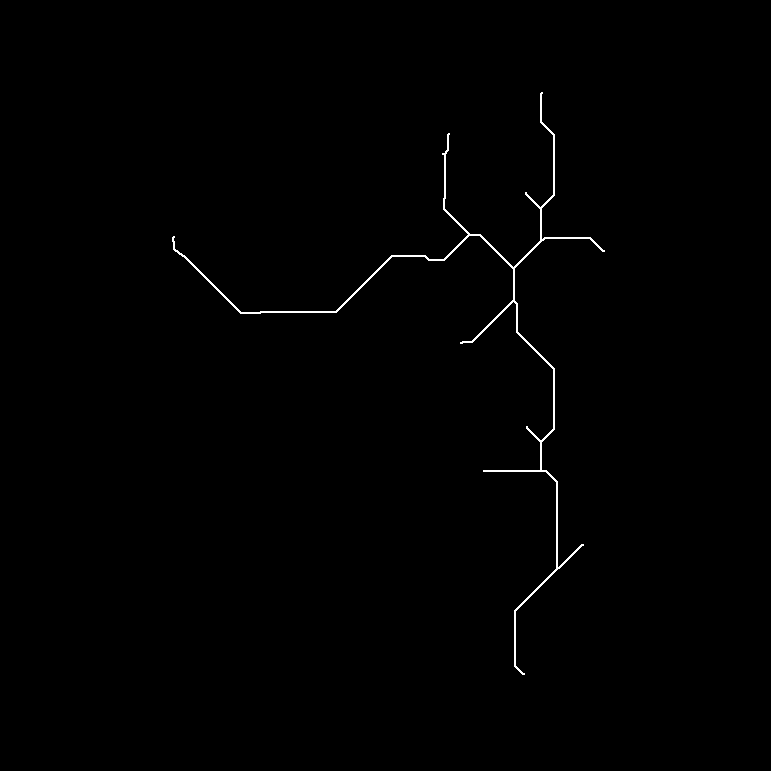
#> input picture ogm2pgbm/scripts/WavefrontCPP/map/test.png, 771 x 771 px
$ python wavefront_coverage_path_planner.py
#> lines starting #> are read from the running program, lines starting #| are printed output that depends on the picture; after the words box and inside, x2 and y2 are one past the last pixel; in counts of white or black regions, pixels touching at a corner belong together
#> in main, `img = plt.imread(os.path.join(dir_path, 'map', 'test.png'))`: img: shape (771, 771) float32; values 0 (black) and 1 (white), 0.51% white in thin lines or dots, all inside (x1, y1, x2, y2) = (172, 92, 605, 675)
#| (771, 771)
"""
Distance/Path Transform Wavefront Coverage Path Planner

author: Todd Tang
paper: Planning paths of complete coverage of an unstructured environment
         by a mobile robot - Zelinsky et.al.
link: http://pinkwink.kr/attachment/cfile3.uf@1354654A4E8945BD13FE77.pdf
"""

import os
import sys

import matplotlib.pyplot as plt
import numpy as np
from scipy import ndimage

do_animation = True

class WavefrontCPP:
    def __init__(self):
        pass

    def transform(
            self, grid_map, src, distance_type='chessboard',
            transform_type='path', alpha=0.01
    ):
        """transform

        calculating transform of transform_type from src
        in given distance_type

        :param grid_map: 2d binary map
        :param src: distance transform source
        :param distance_type: type of distance used
        :param transform_type: type of transform used
        :param alpha: weight of Obstacle Transform used when using path_transform
        """
#> called with src = (237, 172), distance_type = 'chessboard', transform_type = 'distance', alpha = 0.01

        print(grid_map.shape)
#| (771, 771)
        n_rows, n_cols = grid_map.shape
#> n_rows = 771; n_cols = 771

        if n_rows == 0 or n_cols == 0:
            sys.exit('Empty grid_map.')

        inc_order = [[0, 1], [1, 1], [1, 0], [1, -1],
                     [0, -1], [-1, -1], [-1, 0], [-1, 1]]
        if distance_type == 'chessboard':
            cost = [1, 1, 1, 1, 1, 1, 1, 1]
        elif distance_type == 'eculidean':
            cost = [1, np.sqrt(2), 1, np.sqrt(2), 1, np.sqrt(2), 1, np.sqrt(2)]
        else:
            sys.exit('Unsupported distance type.')

        transform_matrix = float('inf') * np.ones_like(grid_map, dtype=float)
        transform_matrix[src[0], src[1]] = 0

        if transform_type == 'distance':
            eT = np.zeros_like(grid_map)
        elif transform_type == 'path':
            eT = ndimage.distance_transform_cdt(1 - grid_map, distance_type)
        else:
            sys.exit('Unsupported transform type.')

        # set obstacle transform_matrix value to infinity
        for i in range(n_rows):
            for j in range(n_cols):
                if grid_map[i][j] == 1.0:
                    transform_matrix[i][j] = float('inf')
#> transform_matrix: shape (771, 771) float64; 100% of the values are NaN or infinite; the others: min 0, max 0, mean 0
        is_visited = np.zeros_like(transform_matrix, dtype=bool)
        is_visited[src[0], src[1]] = True
        traversal_queue = [src]
        calculated = [(src[0] - 1) * n_cols + src[1]]
#> calculated = [182128]

        def is_valid_neighbor(g_i, g_j):
            return 0 <= g_i < n_rows and 0 <= g_j < n_cols \
                   and not grid_map[g_i][g_j]

        while traversal_queue:
            i, j = traversal_queue.pop(0)
            for k, inc in enumerate(inc_order):
                ni = i + inc[0]
                nj = j + inc[1]
                if is_valid_neighbor(ni, nj):
                    is_visited[i][j] = True

                    # update transform_matrix
                    transform_matrix[i][j] = min(
                        transform_matrix[i][j],
                        transform_matrix[ni][nj] + cost[k] + alpha * eT[ni][nj])

                    if not is_visited[ni][nj] \
                            and ((ni - 1) * n_cols + nj) not in calculated:
                        traversal_queue.append((ni, nj))
                        calculated.append((ni - 1) * n_cols + nj)
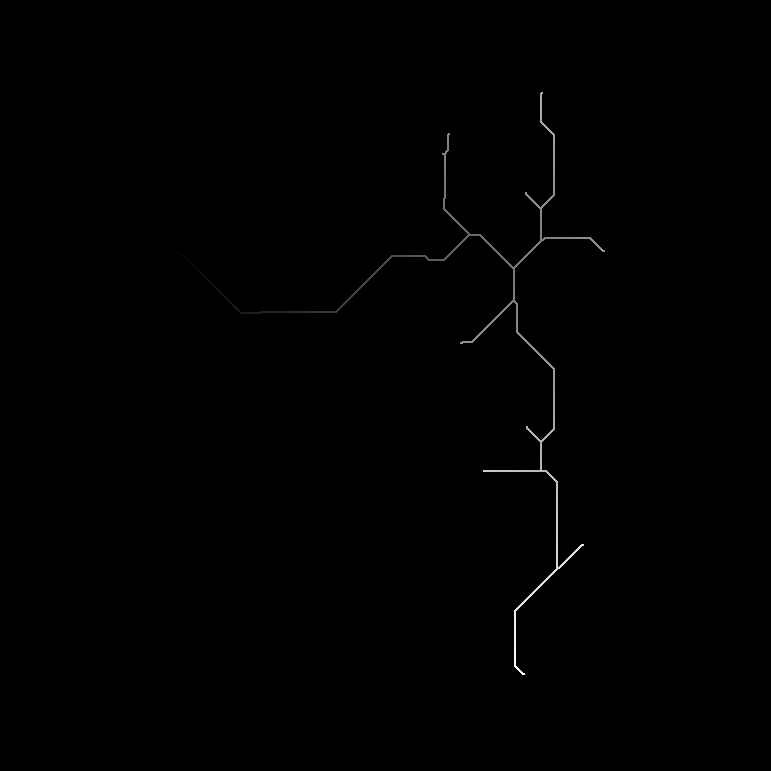
#> transform_matrix: shape (771, 771) float64; 99.49% of the values are NaN or infinite; the others: min 0, max 757, mean 399.2; drawn with min black, max white, NaN and infinite black
#> after the loop, traversal_queue = []

        #for x in (transform_matrix):
        #    print(x)
        return transform_matrix


    def get_search_order_increment(self, start, goal):
        if start[0] >= goal[0] and start[1] >= goal[1]:
            order = [[1, 0], [0, 1], [-1, 0], [0, -1],
                     [1, 1], [1, -1], [-1, 1], [-1, -1]]
        elif start[0] <= goal[0] and start[1] >= goal[1]:
            order = [[-1, 0], [0, 1], [1, 0], [0, -1],
                     [-1, 1], [-1, -1], [1, 1], [1, -1]]
        elif start[0] >= goal[0] and start[1] <= goal[1]:
            order = [[1, 0], [0, -1], [-1, 0], [0, 1],
                     [1, -1], [-1, -1], [1, 1], [-1, 1]]
        elif start[0] <= goal[0] and start[1] <= goal[1]:
            order = [[-1, 0], [0, -1], [0, 1], [1, 0],
                     [-1, -1], [-1, 1], [1, -1], [1, 1]]
        else:
            sys.exit('get_search_order_increment: cannot determine \
                start=>goal increment order')
        return order


    def wavefront(self, transform_matrix, start, goal):
        """wavefront

        performing wavefront coverage path planning

        :param transform_matrix: the transform matrix
        :param start: start point of planning
        :param goal: goal point of planning
        """
#> called with start = (93, 540), goal = (237, 172)

        path = []
        n_rows, n_cols = transform_matrix.shape

        def is_valid_neighbor(g_i, g_j):
            is_i_valid_bounded = 0 <= g_i < n_rows
            is_j_valid_bounded = 0 <= g_j < n_cols
            if is_i_valid_bounded and is_j_valid_bounded:
                return not is_visited[g_i][g_j] and \
                       transform_matrix[g_i][g_j] != float('inf')
            return False

        inc_order = self.get_search_order_increment(start, goal)

        current_node = start
        is_visited = np.zeros_like(transform_matrix, dtype=bool)

        while current_node != goal:
            i, j = current_node
            path.append((i, j))
            is_visited[i][j] = True

            max_T = float('-inf')
            i_max = (-1, -1)
            i_last = 0
            for i_last in range(len(path)):
                current_node = path[-1 - i_last]  # get latest node in path
                for ci, cj in inc_order:
                    ni, nj = current_node[0] + ci, current_node[1] + cj
                    if is_valid_neighbor(ni, nj) and \
                            transform_matrix[ni][nj] > max_T:
                        i_max = (ni, nj)
                        max_T = transform_matrix[ni][nj]

                if i_max != (-1, -1):
                    break

            if i_max == (-1, -1):
                break
            else:
                current_node = i_max
                if i_last != 0:
                    print('backtracing to', current_node)
        path.append(goal)

        return path


    def visualize_path(self, grid_map, start, goal, path, saveFlag=False):  # saveFlag##use this flag to control imshow or imsave
#> called with start = (93, 540), goal = (237, 172), saveFlag = True
        from PIL import Image
        import imageio
        import io
        oy, ox = start
        gy, gx = goal
        px, py = np.transpose(np.flipud(np.fliplr(path)))

        images = []
        k = 0
        do_animation = True
        if not do_animation:
            plt.imshow(grid_map, cmap='Greys')
            plt.plot(ox, oy, "-xy")
            plt.plot(px, py, "-r")
            plt.plot(gx, gy, "-pg")
            plt.show()
        else:
            for ipx, ipy in zip(px, py):
                if k%20 == 0:
                    plt.cla()
                    # for stopping simulation with the esc key.
                    plt.gcf().canvas.mpl_connect(
                        'key_release_event',
                        lambda event: [exit(0) if event.key == 'escape' else None])
                    plt.imshow(grid_map, cmap='Greys')
                    plt.plot(ox, oy, "-xb")
                    plt.plot(px, py, "-r")
                    plt.plot(gx, gy, "-pg")
                    plt.plot(ipx, ipy, "or")
                    plt.axis("equal")
                    plt.grid(True)
                    if saveFlag == False:
                        plt.pause(0.01)
                    else:
                        buf = io.BytesIO()
                        plt.savefig(buf, format='png')
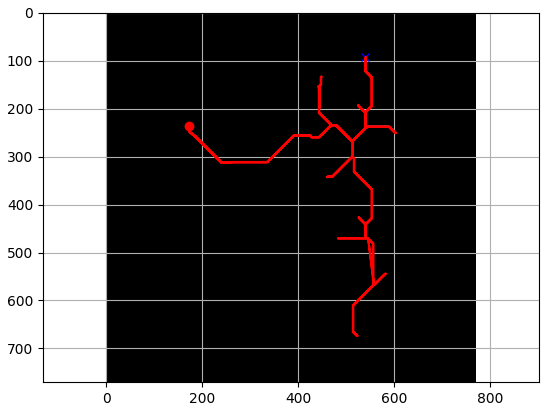
#> figure drawn by matplotlib, 1 panel
                        plt.close()
                        im = Image.open(buf)
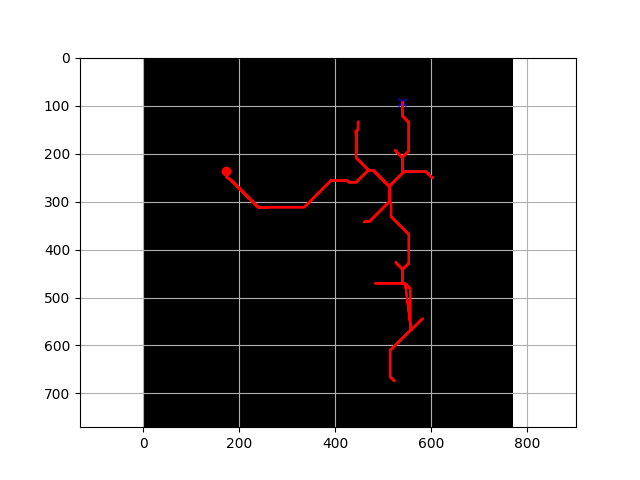
#> im: PIL image 640x480 RGBA; mean R, G, B, A 143.5, 141.7, 141.7, 255
                        images.append(im)
                k = k + 1
            if saveFlag == True:
                imageio.mimsave('./demo.gif', images, fps=24)

def main():
    dir_path = os.path.dirname(os.path.realpath(__file__))
    img = plt.imread(os.path.join(dir_path, 'map', 'test.png'))
    img = 1 - img  # revert pixel values

    img[img<0.2] = 0

    print(img.shape)
    start = (93, 540)
    goal = (237, 172)
    #goal = (240,540)

    planner = WavefrontCPP()
    # distance transform wavefront
    DT = planner.transform(img, goal, transform_type='distance')
    DT_path = planner.wavefront(DT, start, goal)
    planner.visualize_path(img, start, goal, DT_path, True)

    # path transform wavefront
    #PT = transform(img, goal, transform_type='path', alpha=0.01)
    #PT_path = wavefront(PT, start, goal)
    #visualize_path(img, start, goal, PT_path)


if __name__ == "__main__":
    main()
